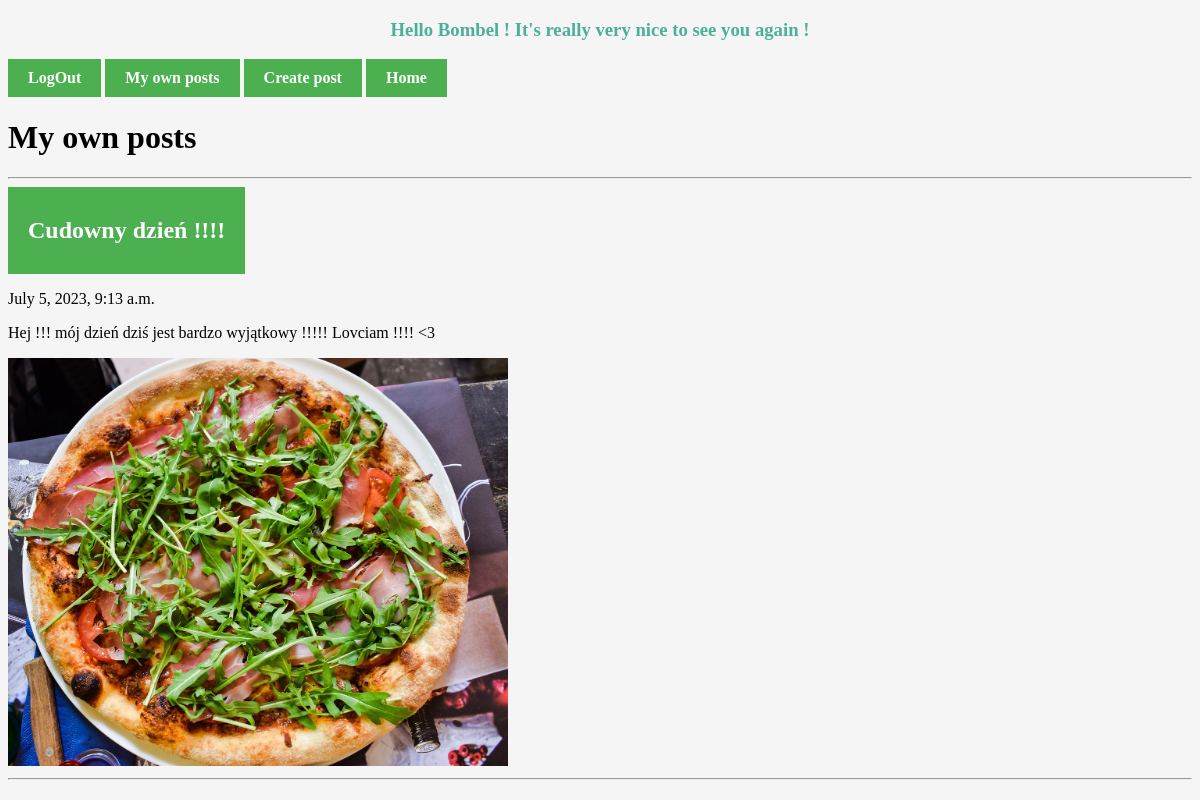
The app's page /myOwn/ (signed in) with its own data.
### Registration/models.py (models this page shows, shortened)
class Posts(models.Model):
    title = models.CharField(max_length=200)
    dec = models.TextField(blank=True)
    createDate = models.DateTimeField(auto_now_add=True) # automatically filled by Django during creation
    published = models.BooleanField()
    image = models.ImageField(upload_to='images/',blank=True)
    user = models.ForeignKey(User, on_delete=models.CASCADE) # Creating many to many relationship with User model
    topics = [
        ('', 'Wybierz temat'),
        ('sold', 'Sprzedam'),
        ('buy', 'Kupię'),
        ('rent', 'Wypożyczę'),
        ('look', 'Szukam'),
        ('else', 'Inne'),
    ]
    topic = models.CharField(max_length=4, choices=topics, default='')

### Registration/views.py (the view)
# urls.py: path('myOwn/', views.myOwn, name='myOwn'),
def myOwn(request):
    posts = Posts.objects.filter(user=request.user)
    return render(request, 'myOwn.html', {"posts":posts})

### Registration/TEMPLATES/myOwn.html
{% extends 'base.html' %}
{% block content %}
<h1>My own posts</h1>
{% for post in posts %}
<hr>
<a href="{% url 'detailPost' post.id %}"><h2>{{post.title}}</h2></a>
<p>{{post.createDate}}</p>
<p>{{post.dec}}</p>
{% if post.image %}
<img src="{{post.image.url}}" style="width: 500px">
{% endif %}
{% endfor %}
<hr>
{% endblock content %}

### baseTemplates/base.html (shortened to what this page needs)
{% load static %}
<!DOCTYPE html>
<html lang="pl">
<head>
    <link rel="stylesheet" href="{% static 'MainUser/css/base.css' %}">
</head>
<body>
    {% if user.is_authenticated %}
        <h3>Hello {{user}} ! It's really very nice to see you again !</h3>
        <a href="{% url 'logOutUser' %}">LogOut</a>
        <a href="{% url 'myOwn' %}">My own posts</a>
        <a href="{% url 'createNewPosts' %}">Create post</a>
    {% else %}
        <a href="{% url 'register' %}">Registration</a>
        <a href="{% url 'logUser' %}">LogIn</a>
    {% endif %}
    <a href="{% url 'post' %}">Home</a>
    {% block content %}
    {% endblock content %}
</body>
</html>

### MainUser/static/MainUser/css/base.css (style rules this page uses)
a { font-weight: bold; }
a:link, a:visited { background-color: #4CAF50; color: white; padding: 10px 20px; text-align: center; text-decoration: none; display: inline-block; }
body { background-color: whitesmoke; }
h3 { color: #4caf99; text-align: center; }

### records on screen
Posts: title "Cudowny dzień !!!!", createDate "July 5, 2023, 9:13 a.m.", dec "Hej !!! mój dzień dziś jest bardzo wyjątkowy !!!!! Lovciam !!!! <3", image (picture)

### other values on screen
{{ user }} "Bombel"
